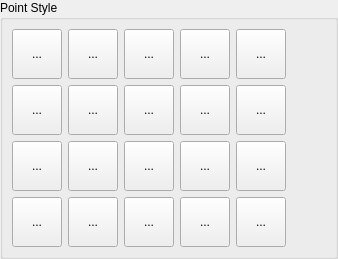
           <widget class="QGroupBox" name="gbPointStyle">
            <property name="minimumSize">
             <size>
              <width>0</width>
              <height>259</height>
             </size>
            </property>
            <property name="title">
             <string>Point Style</string>
            </property>
            <layout class="QGridLayout" name="gridLayout_13">
             <property name="leftMargin">
              <number>9</number>
             </property>
             <property name="topMargin">
              <number>9</number>
             </property>
             <property name="rightMargin">
              <number>9</number>
             </property>
             <property name="bottomMargin">
              <number>9</number>
             </property>
             <property name="horizontalSpacing">
              <number>6</number>
             </property>
             <item row="0" column="2">
              <widget class="QFrame" name="frame_2">
               <property name="minimumSize">
                <size>
                 <width>0</width>
                 <height>200</height>
                </size>
               </property>
               <property name="maximumSize">
                <size>
                 <width>300</width>
                 <height>16777215</height>
                </size>
               </property>
               <property name="styleSheet">
                <string notr="true">QToolButton::checked{
    background: palette(dark);
}</string>
               </property>
               <property name="frameShape">
                <enum>QFrame::NoFrame</enum>
               </property>
               <property name="frameShadow">
                <enum>QFrame::Raised</enum>
               </property>
               <layout class="QGridLayout" name="gridLayout_14">
                <property name="leftMargin">
                 <number>0</number>
                </property>
                <property name="topMargin">
                 <number>0</number>
                </property>
                <property name="rightMargin">
                 <number>0</number>
                </property>
                <property name="bottomMargin">
                 <number>0</number>
                </property>
                <item row="0" column="0">
                 <widget class="QToolButton" name="bDot">
                  <property name="enabled">
                   <bool>true</bool>
                  </property>
                  <property name="minimumSize">
                   <size>
                    <width>50</width>
                    <height>50</height>
                   </size>
                  </property>
                  <property name="text">
                   <string>...</string>
                  </property>
                  <property name="icon">
                   <iconset resource="../../../../../res/icons/icons.qrc">
                    <normaloff>:/icons/point_dot.lci</normaloff>:/icons/point_dot.lci</iconset>
                  </property>
                  <property name="iconSize">
                   <size>
                    <width>40</width>
                    <height>40</height>
                   </size>
                  </property>
                  <property name="checkable">
                   <bool>true</bool>
                  </property>
                  <property name="autoExclusive">
                   <bool>true</bool>
                  </property>
                  <property name="popupMode">
                   <enum>QToolButton::InstantPopup</enum>
                  </property>
                  <property name="autoRaise">
                   <bool>false</bool>
                  </property>
                  <property name="arrowType">
                   <enum>Qt::NoArrow</enum>
                  </property>
                 </widget>
                </item>
                <item row="0" column="1">
                 <widget class="QToolButton" name="bBlank">
                  <property name="enabled">
                   <bool>true</bool>
                  </property>
                  <property name="minimumSize">
                   <size>
                    <width>50</width>
                    <height>50</height>
                   </size>
                  </property>
                  <property name="focusPolicy">
                   <enum>Qt::TabFocus</enum>
                  </property>
                  <property name="text">
                   <string>...</string>
                  </property>
                  <property name="icon">
                   <iconset resource="../../../../../res/icons/icons.qrc">
                    <normaloff>:/icons/point_blank.lci</normaloff>:/icons/point_blank.lci</iconset>
                  </property>
                  <property name="iconSize">
                   <size>
                    <width>40</width>
                    <height>40</height>
                   </size>
                  </property>
                  <property name="checkable">
                   <bool>true</bool>
                  </property>
                  <property name="autoExclusive">
                   <bool>true</bool>
                  </property>
                 </widget>
                </item>
                <item row="0" column="2">
                 <widget class="QToolButton" name="bPlus">
                  <property name="enabled">
                   <bool>true</bool>
                  </property>
                  <property name="minimumSize">
                   <size>
                    <width>50</width>
                    <height>50</height>
                   </size>
                  </property>
                  <property name="text">
                   <string>...</string>
                  </property>
                  <property name="icon">
                   <iconset resource="../../../../../res/icons/icons.qrc">
                    <normaloff>:/icons/point_plus.lci</normaloff>:/icons/point_plus.lci</iconset>
                  </property>
                  <property name="iconSize">
                   <size>
                    <width>40</width>
                    <height>40</height>
                   </size>
                  </property>
                  <property name="checkable">
                   <bool>true</bool>
                  </property>
                  <property name="autoExclusive">
                   <bool>true</bool>
                  </property>
                  <property name="popupMode">
                   <enum>QToolButton::DelayedPopup</enum>
                  </property>
                  <property name="autoRaise">
                   <bool>false</bool>
                  </property>
                  <property name="arrowType">
                   <enum>Qt::NoArrow</enum>
                  </property>
                 </widget>
                </item>
                <item row="0" column="3">
                 <widget class="QToolButton" name="bCross">
                  <property name="enabled">
                   <bool>true</bool>
                  </property>
                  <property name="minimumSize">
                   <size>
                    <width>50</width>
                    <height>50</height>
                   </size>
                  </property>
                  <property name="text">
                   <string>...</string>
                  </property>
                  <property name="icon">
                   <iconset resource="../../../../../res/icons/icons.qrc">
                    <normaloff>:/icons/point_cross.lci</normaloff>:/icons/point_cross.lci</iconset>
                  </property>
                  <property name="iconSize">
                   <size>
                    <width>40</width>
                    <height>40</height>
                   </size>
                  </property>
                  <property name="checkable">
                   <bool>true</bool>
                  </property>
                  <property name="autoExclusive">
                   <bool>true</bool>
                  </property>
                  <property name="popupMode">
                   <enum>QToolButton::InstantPopup</enum>
                  </property>
                  <property name="autoRaise">
                   <bool>false</bool>
                  </property>
                  <property name="arrowType">
                   <enum>Qt::NoArrow</enum>
                  </property>
                 </widget>
                </item>
                <item row="0" column="4">
                 <widget class="QToolButton" name="bTick">
                  <property name="enabled">
                   <bool>true</bool>
                  </property>
                  <property name="minimumSize">
                   <size>
                    <width>50</width>
                    <height>50</height>
                   </size>
                  </property>
                  <property name="text">
                   <string>...</string>
                  </property>
                  <property name="icon">
                   <iconset resource="../../../../../res/icons/icons.qrc">
                    <normaloff>:/icons/point_tick.lci</normaloff>:/icons/point_tick.lci</iconset>
                  </property>
                  <property name="iconSize">
                   <size>
                    <width>40</width>
                    <height>40</height>
                   </size>
                  </property>
                  <property name="checkable">
                   <bool>true</bool>
                  </property>
                  <property name="autoExclusive">
                   <bool>true</bool>
                  </property>
                  <property name="popupMode">
                   <enum>QToolButton::DelayedPopup</enum>
                  </property>
                  <property name="autoRaise">
                   <bool>false</bool>
                  </property>
                  <property name="arrowType">
                   <enum>Qt::NoArrow</enum>
                  </property>
                 </widget>
                </item>
                <item row="1" column="0">
                 <widget class="QToolButton" name="bDotCircle">
                  <property name="enabled">
                   <bool>true</bool>
                  </property>
                  <property name="minimumSize">
                   <size>
                    <width>50</width>
                    <height>50</height>
                   </size>
                  </property>
                  <property name="text">
                   <string>...</string>
                  </property>
                  <property name="icon">
                   <iconset resource="../../../../../res/icons/icons.qrc">
                    <normaloff>:/icons/point_dot_circle.lci</normaloff>:/icons/point_dot_circle.lci</iconset>
                  </property>
                  <property name="iconSize">
                   <size>
                    <width>40</width>
                    <height>40</height>
                   </size>
                  </property>
                  <property name="checkable">
                   <bool>true</bool>
                  </property>
                  <property name="autoExclusive">
                   <bool>true</bool>
                  </property>
                  <property name="popupMode">
                   <enum>QToolButton::InstantPopup</enum>
                  </property>
                  <property name="autoRaise">
                   <bool>false</bool>
                  </property>
                  <property name="arrowType">
                   <enum>Qt::NoArrow</enum>
                  </property>
                 </widget>
                </item>
                <item row="1" column="1">
                 <widget class="QToolButton" name="bBlankCircle">
                  <property name="enabled">
                   <bool>true</bool>
                  </property>
                  <property name="minimumSize">
                   <size>
                    <width>50</width>
                    <height>50</height>
                   </size>
                  </property>
                  <property name="text">
                   <string>...</string>
                  </property>
                  <property name="icon">
                   <iconset resource="../../../../../res/icons/icons.qrc">
                    <normaloff>:/icons/point_blank_circle.lci</normaloff>:/icons/point_blank_circle.lci</iconset>
                  </property>
                  <property name="iconSize">
                   <size>
                    <width>40</width>
                    <height>40</height>
                   </size>
                  </property>
                  <property name="checkable">
                   <bool>true</bool>
                  </property>
                  <property name="autoExclusive">
                   <bool>true</bool>
                  </property>
                  <property name="popupMode">
                   <enum>QToolButton::InstantPopup</enum>
                  </property>
                  <property name="autoRaise">
                   <bool>false</bool>
                  </property>
                  <property name="arrowType">
                   <enum>Qt::NoArrow</enum>
                  </property>
                 </widget>
                </item>
                <item row="1" column="2">
                 <widget class="QToolButton" name="bPlusCircle">
                  <property name="enabled">
                   <bool>true</bool>
                  </property>
                  <property name="minimumSize">
                   <size>
                    <width>50</width>
                    <height>50</height>
                   </size>
                  </property>
                  <property name="text">
                   <string>...</string>
                  </property>
                  <property name="icon">
                   <iconset resource="../../../../../res/icons/icons.qrc">
                    <normaloff>:/icons/point_plus_circle.lci</normaloff>:/icons/point_plus_circle.lci</iconset>
                  </property>
                  <property name="iconSize">
                   <size>
                    <width>40</width>
                    <height>40</height>
                   </size>
                  </property>
                  <property name="checkable">
                   <bool>true</bool>
                  </property>
                  <property name="autoExclusive">
                   <bool>true</bool>
                  </property>
                  <property name="popupMode">
                   <enum>QToolButton::InstantPopup</enum>
                  </property>
                  <property name="autoRaise">
                   <bool>false</bool>
                  </property>
                  <property name="arrowType">
                   <enum>Qt::NoArrow</enum>
                  </property>
                 </widget>
                </item>
                <item row="1" column="3">
                 <widget class="QToolButton" name="bCrossCircle">
                  <property name="enabled">
                   <bool>true</bool>
                  </property>
                  <property name="minimumSize">
                   <size>
                    <width>50</width>
                    <height>50</height>
                   </size>
                  </property>
                  <property name="text">
                   <string>...</string>
                  </property>
                  <property name="icon">
                   <iconset resource="../../../../../res/icons/icons.qrc">
                    <normaloff>:/icons/point_cross_circle.lci</normaloff>:/icons/point_cross_circle.lci</iconset>
                  </property>
                  <property name="iconSize">
                   <size>
                    <width>40</width>
                    <height>40</height>
                   </size>
                  </property>
                  <property name="checkable">
                   <bool>true</bool>
                  </property>
                  <property name="autoExclusive">
                   <bool>true</bool>
                  </property>
                  <property name="popupMode">
                   <enum>QToolButton::InstantPopup</enum>
                  </property>
                  <property name="autoRaise">
                   <bool>false</bool>
                  </property>
                  <property name="arrowType">
                   <enum>Qt::NoArrow</enum>
                  </property>
                 </widget>
                </item>
                <item row="1" column="4">
                 <widget class="QToolButton" name="bTickCircle">
                  <property name="enabled">
                   <bool>true</bool>
                  </property>
                  <property name="minimumSize">
                   <size>
                    <width>50</width>
                    <height>50</height>
                   </size>
                  </property>
                  <property name="text">
                   <string>...</string>
                  </property>
                  <property name="icon">
                   <iconset resource="../../../../../res/icons/icons.qrc">
                    <normaloff>:/icons/point_tick_circle.lci</normaloff>:/icons/point_tick_circle.lci</iconset>
                  </property>
                  <property name="iconSize">
                   <size>
                    <width>40</width>
                    <height>40</height>
                   </size>
                  </property>
                  <property name="checkable">
                   <bool>true</bool>
                  </property>
                  <property name="autoExclusive">
                   <bool>true</bool>
                  </property>
                  <property name="popupMode">
                   <enum>QToolButton::InstantPopup</enum>
                  </property>
                  <property name="autoRaise">
                   <bool>false</bool>
                  </property>
                  <property name="arrowType">
                   <enum>Qt::NoArrow</enum>
                  </property>
                 </widget>
                </item>
                <item row="2" column="0">
                 <widget class="QToolButton" name="bDotSquare">
                  <property name="enabled">
                   <bool>true</bool>
                  </property>
                  <property name="minimumSize">
                   <size>
                    <width>50</width>
                    <height>50</height>
                   </size>
                  </property>
                  <property name="text">
                   <string>...</string>
                  </property>
                  <property name="icon">
                   <iconset resource="../../../../../res/icons/icons.qrc">
                    <normaloff>:/icons/point_dot_square.lci</normaloff>:/icons/point_dot_square.lci</iconset>
                  </property>
                  <property name="iconSize">
                   <size>
                    <width>40</width>
                    <height>40</height>
                   </size>
                  </property>
                  <property name="checkable">
                   <bool>true</bool>
                  </property>
                  <property name="autoExclusive">
                   <bool>true</bool>
                  </property>
                  <property name="popupMode">
                   <enum>QToolButton::InstantPopup</enum>
                  </property>
                  <property name="autoRaise">
                   <bool>false</bool>
                  </property>
                  <property name="arrowType">
                   <enum>Qt::NoArrow</enum>
                  </property>
                 </widget>
                </item>
                <item row="2" column="1">
                 <widget class="QToolButton" name="bBlankSquare">
                  <property name="enabled">
                   <bool>true</bool>
                  </property>
                  <property name="minimumSize">
                   <size>
                    <width>50</width>
                    <height>50</height>
                   </size>
                  </property>
                  <property name="text">
                   <string>...</string>
                  </property>
                  <property name="icon">
                   <iconset resource="../../../../../res/icons/icons.qrc">
                    <normaloff>:/icons/point_blank_square.lci</normaloff>:/icons/point_blank_square.lci</iconset>
                  </property>
                  <property name="iconSize">
                   <size>
                    <width>40</width>
                    <height>40</height>
                   </size>
                  </property>
                  <property name="checkable">
                   <bool>true</bool>
                  </property>
                  <property name="autoExclusive">
                   <bool>true</bool>
                  </property>
                  <property name="popupMode">
                   <enum>QToolButton::InstantPopup</enum>
                  </property>
                  <property name="autoRaise">
                   <bool>false</bool>
                  </property>
                  <property name="arrowType">
                   <enum>Qt::NoArrow</enum>
                  </property>
                 </widget>
                </item>
                <item row="2" column="2">
                 <widget class="QToolButton" name="bPlusSquare">
                  <property name="enabled">
                   <bool>true</bool>
                  </property>
                  <property name="minimumSize">
                   <size>
                    <width>50</width>
                    <height>50</height>
                   </size>
                  </property>
                  <property name="text">
                   <string>...</string>
                  </property>
                  <property name="icon">
                   <iconset resource="../../../../../res/icons/icons.qrc">
                    <normaloff>:/icons/point_plus_square.lci</normaloff>:/icons/point_plus_square.lci</iconset>
                  </property>
                  <property name="iconSize">
                   <size>
                    <width>40</width>
                    <height>40</height>
                   </size>
                  </property>
                  <property name="checkable">
                   <bool>true</bool>
                  </property>
                  <property name="autoExclusive">
                   <bool>true</bool>
                  </property>
                  <property name="popupMode">
                   <enum>QToolButton::InstantPopup</enum>
                  </property>
                  <property name="autoRaise">
                   <bool>false</bool>
                  </property>
                  <property name="arrowType">
                   <enum>Qt::NoArrow</enum>
                  </property>
                 </widget>
                </item>
                <item row="2" column="3">
                 <widget class="QToolButton" name="bCrossSquare">
                  <property name="enabled">
                   <bool>true</bool>
                  </property>
                  <property name="minimumSize">
                   <size>
                    <width>50</width>
                    <height>50</height>
                   </size>
                  </property>
                  <property name="text">
                   <string>...</string>
                  </property>
                  <property name="icon">
                   <iconset resource="../../../../../res/icons/icons.qrc">
                    <normaloff>:/icons/point_cross_square.lci</normaloff>:/icons/point_cross_square.lci</iconset>
                  </property>
                  <property name="iconSize">
                   <size>
                    <width>40</width>
                    <height>40</height>
                   </size>
                  </property>
                  <property name="checkable">
                   <bool>true</bool>
                  </property>
                  <property name="autoExclusive">
                   <bool>true</bool>
                  </property>
                  <property name="popupMode">
                   <enum>QToolButton::InstantPopup</enum>
                  </property>
                  <property name="autoRaise">
                   <bool>false</bool>
                  </property>
                  <property name="arrowType">
                   <enum>Qt::NoArrow</enum>
                  </property>
                 </widget>
                </item>
                <item row="2" column="4">
                 <widget class="QToolButton" name="bTickSquare">
                  <property name="enabled">
                   <bool>true</bool>
                  </property>
                  <property name="minimumSize">
                   <size>
                    <width>50</width>
                    <height>50</height>
                   </size>
                  </property>
                  <property name="text">
                   <string>...</string>
                  </property>
                  <property name="icon">
                   <iconset resource="../../../../../res/icons/icons.qrc">
                    <normaloff>:/icons/point_tick_square.lci</normaloff>:/icons/point_tick_square.lci</iconset>
                  </property>
                  <property name="iconSize">
                   <size>
                    <width>40</width>
                    <height>40</height>
                   </size>
                  </property>
                  <property name="checkable">
                   <bool>true</bool>
                  </property>
                  <property name="autoExclusive">
                   <bool>true</bool>
                  </property>
                  <property name="popupMode">
                   <enum>QToolButton::InstantPopup</enum>
                  </property>
                  <property name="autoRaise">
                   <bool>false</bool>
                  </property>
                  <property name="arrowType">
                   <enum>Qt::NoArrow</enum>
                  </property>
                 </widget>
                </item>
                <item row="3" column="0">
                 <widget class="QToolButton" name="bDotCircleSquare">
                  <property name="enabled">
                   <bool>true</bool>
                  </property>
                  <property name="minimumSize">
                   <size>
                    <width>50</width>
                    <height>50</height>
                   </size>
                  </property>
                  <property name="text">
                   <string>...</string>
                  </property>
                  <property name="icon">
                   <iconset resource="../../../../../res/icons/icons.qrc">
                    <normaloff>:/icons/point_dot_circle_square.lci</normaloff>:/icons/point_dot_circle_square.lci</iconset>
                  </property>
                  <property name="iconSize">
                   <size>
                    <width>40</width>
                    <height>40</height>
                   </size>
                  </property>
                  <property name="checkable">
                   <bool>true</bool>
                  </property>
                  <property name="autoExclusive">
                   <bool>true</bool>
                  </property>
                  <property name="popupMode">
                   <enum>QToolButton::InstantPopup</enum>
                  </property>
                  <property name="autoRaise">
                   <bool>false</bool>
                  </property>
                  <property name="arrowType">
                   <enum>Qt::NoArrow</enum>
                  </property>
                 </widget>
                </item>
                <item row="3" column="1">
                 <widget class="QToolButton" name="bBlankCircleSquare">
                  <property name="enabled">
                   <bool>true</bool>
                  </property>
                  <property name="minimumSize">
                   <size>
                    <width>50</width>
                    <height>50</height>
                   </size>
                  </property>
                  <property name="text">
                   <string>...</string>
                  </property>
                  <property name="icon">
                   <iconset resource="../../../../../res/icons/icons.qrc">
                    <normaloff>:/icons/point_blank_circle_square.lci</normaloff>:/icons/point_blank_circle_square.lci</iconset>
                  </property>
                  <property name="iconSize">
                   <size>
                    <width>40</width>
                    <height>40</height>
                   </size>
                  </property>
                  <property name="checkable">
                   <bool>true</bool>
                  </property>
                  <property name="autoExclusive">
                   <bool>true</bool>
                  </property>
                  <property name="popupMode">
                   <enum>QToolButton::InstantPopup</enum>
                  </property>
                  <property name="autoRaise">
                   <bool>false</bool>
                  </property>
                  <property name="arrowType">
                   <enum>Qt::NoArrow</enum>
                  </property>
                 </widget>
                </item>
                <item row="3" column="2">
                 <widget class="QToolButton" name="bPlusCircleSquare">
                  <property name="enabled">
                   <bool>true</bool>
                  </property>
                  <property name="minimumSize">
                   <size>
                    <width>50</width>
                    <height>50</height>
                   </size>
                  </property>
                  <property name="text">
                   <string>...</string>
                  </property>
                  <property name="icon">
                   <iconset resource="../../../../../res/icons/icons.qrc">
                    <normaloff>:/icons/point_plus_circle_square.lci</normaloff>:/icons/point_plus_circle_square.lci</iconset>
                  </property>
                  <property name="iconSize">
                   <size>
                    <width>40</width>
                    <height>40</height>
                   </size>
                  </property>
                  <property name="checkable">
                   <bool>true</bool>
                  </property>
                  <property name="autoExclusive">
                   <bool>true</bool>
                  </property>
                  <property name="popupMode">
                   <enum>QToolButton::InstantPopup</enum>
                  </property>
                  <property name="autoRaise">
                   <bool>false</bool>
                  </property>
                  <property name="arrowType">
                   <enum>Qt::NoArrow</enum>
                  </property>
                 </widget>
                </item>
                <item row="3" column="3">
                 <widget class="QToolButton" name="bCrossCircleSquare">
                  <property name="enabled">
                   <bool>true</bool>
                  </property>
                  <property name="minimumSize">
                   <size>
                    <width>50</width>
                    <height>50</height>
                   </size>
                  </property>
                  <property name="text">
                   <string>...</string>
                  </property>
                  <property name="icon">
                   <iconset resource="../../../../../res/icons/icons.qrc">
                    <normaloff>:/icons/point_cross_circle_square.lci</normaloff>:/icons/point_cross_circle_square.lci</iconset>
                  </property>
                  <property name="iconSize">
                   <size>
                    <width>40</width>
                    <height>40</height>
                   </size>
                  </property>
                  <property name="checkable">
                   <bool>true</bool>
                  </property>
                  <property name="autoExclusive">
                   <bool>true</bool>
                  </property>
                  <property name="popupMode">
                   <enum>QToolButton::InstantPopup</enum>
                  </property>
                  <property name="autoRaise">
                   <bool>false</bool>
                  </property>
                  <property name="arrowType">
                   <enum>Qt::NoArrow</enum>
                  </property>
                 </widget>
                </item>
                <item row="3" column="4">
                 <widget class="QToolButton" name="bTickCircleSquare">
                  <property name="enabled">
                   <bool>true</bool>
                  </property>
                  <property name="minimumSize">
                   <size>
                    <width>50</width>
                    <height>50</height>
                   </size>
                  </property>
                  <property name="text">
                   <string>...</string>
                  </property>
                  <property name="icon">
                   <iconset resource="../../../../../res/icons/icons.qrc">
                    <normaloff>:/icons/point_tick_circle_square.lci</normaloff>:/icons/point_tick_circle_square.lci</iconset>
                  </property>
                  <property name="iconSize">
                   <size>
                    <width>40</width>
                    <height>40</height>
                   </size>
                  </property>
                  <property name="checkable">
                   <bool>true</bool>
                  </property>
                  <property name="autoExclusive">
                   <bool>true</bool>
                  </property>
                  <property name="popupMode">
                   <enum>QToolButton::InstantPopup</enum>
                  </property>
                  <property name="autoRaise">
                   <bool>false</bool>
                  </property>
                  <property name="arrowType">
                   <enum>Qt::NoArrow</enum>
                  </property>
                 </widget>
                </item>
               </layout>
              </widget>
             </item>
             <item row="0" column="3">
              <spacer name="horizontalSpacer_6">
               <property name="orientation">
                <enum>Qt::Horizontal</enum>
               </property>
               <property name="sizeHint" stdset="0">
                <size>
                 <width>40</width>
                 <height>20</height>
                </size>
               </property>
              </spacer>
             </item>
            </layout>
           </widget>
